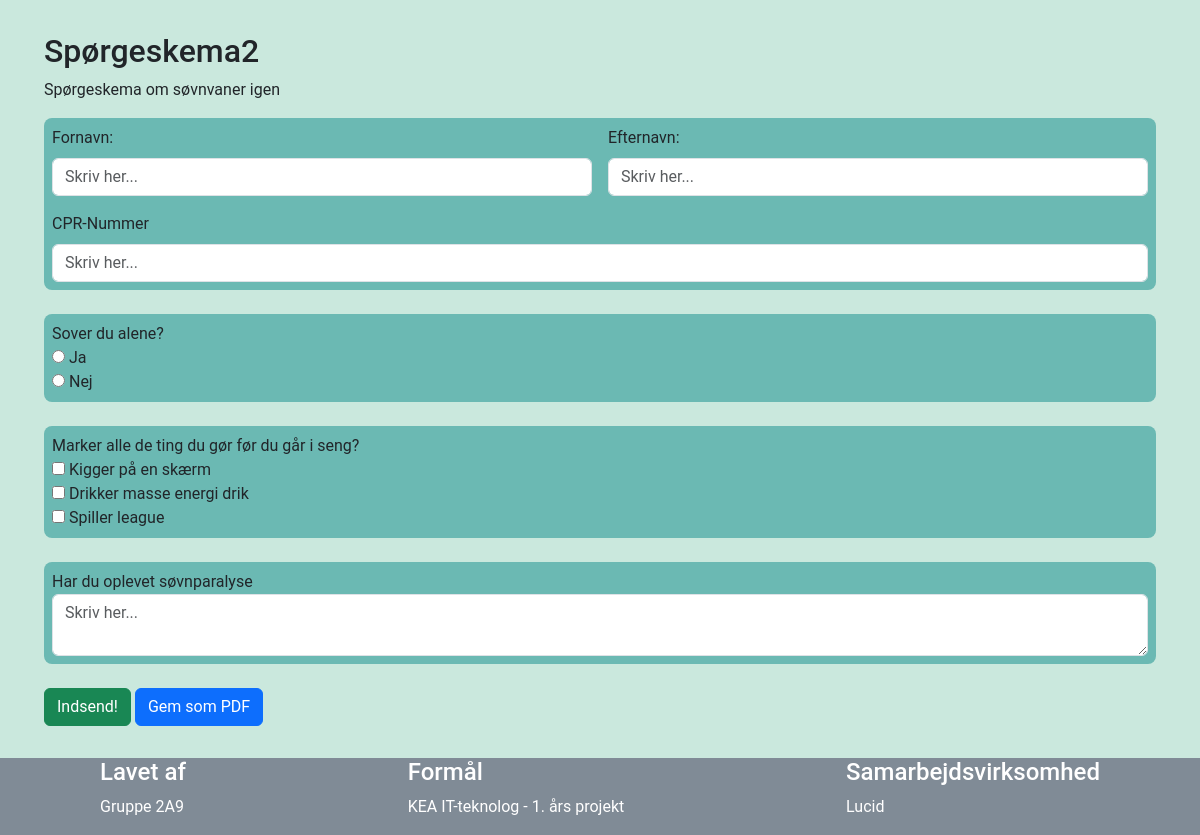
Screenshot of /survey/f2b265f0-7ce1-43f6-88fb-dfe4fab8ce79 (signed in) with the database file from the repository.
### app.py (models this page shows)
class Survey(db.Model):
    id = db.Column(db.Integer, primary_key=True)
    uuid = db.Column(db.String(36), nullable=False)
    title = db.Column(db.String(250), nullable=False)
    desc = db.Column(db.Text)
    questions = db.relationship('Question', backref='survey', cascade="all, delete-orphan")
    responses = db.relationship('Response', backref='survey', cascade="all, delete-orphan")

class Question(db.Model):
    id = db.Column(db.Integer, primary_key=True)
    question_type = db.Column(db.Enum('multiple_choice', 'checkbox', 'text', name='question_type_enum'), nullable=False)
    surveyid = db.Column(db.Integer,db.ForeignKey('survey.id'), nullable=False)
    text = db.Column(db.String(500), nullable=False)
    choices = db.relationship('Choice', backref='question', cascade="all, delete-orphan")

class Choice(db.Model):
    id = db.Column(db.Integer, primary_key=True)
    questionid = db.Column(db.Integer,db.ForeignKey('question.id'), nullable=False)
    text = db.Column(db.String(500), nullable=False)

### app.py (the view, shortened to what this page needs)
@app.route("/survey/<string:param>", methods = ["GET", "POST"])
def survey(param):
    survey = Survey.query.filter_by(uuid=param).first()
    return render_template("survey.html", survey=survey, param=param)

### app.py (called while the page is built)
@login_manager.user_loader
def load_user(user_id):
    return Users.query.get(int(user_id))

### templates/survey.html (shortened to what this page needs)
{% extends "layout.html" %}
{% block content %}
<form action="{{url_for('survey', param=param)}}" method="POST">
<h2>{{ survey.title }}</h2>
<p>{{ survey.desc }}</p>
<div class="survey-item">
  <div class="row g-3">
    <div class="col-md-6">
      <label for="firstname" class="form-label">Fornavn:</label>
      <input type="text" class="form-control" id="firstname" name="firstname" placeholder="Skriv her..." required>
    </div>
    <div class="col-md-6">
      <label for="lastname" class="form-label">Efternavn:</label>
      <input type="text" class="form-control" id="lastname" name="lastname" placeholder="Skriv her..." required>
    </div>
    <div class="col-12">
      <label for="CPR-number" class="form-label">CPR-Nummer</label>
      <input type="text" class="form-control" id="cpr" name="cpr" placeholder="Skriv her..." required>
    </div>
  </div>
</div>
<br>
{% for question in survey.questions %}
    <div class="survey-item question-block" data-question-id="{{question.id}}" data-question-text="{{question.text}}"  data-question-type="{{ question.question_type }}">
        <div class="card-body">
            <label class="question-label">{{question.text}}</label> <br>
            {% if question.question_type == 'text' %}
              <textarea type="text" class="form-control" name="question_{{question.id}}_uddyb" placeholder="Skriv her..."></textarea>
            {% else %}
              {% for choice in question.choices %}
                {% if question.question_type == 'multiple_choice' %}
                  <label>
                      <input type="radio" name="question_{{question.id}}" value="{{choice.id}}" data-text="{{choice.text}}" required>
                      {{choice.text}}
                  </label> <br>
                {% elif question.question_type == 'checkbox' %}
                  <label>
                      <input type="checkbox" name="question_{{question.id}}" value="{{choice.id}}" data-text="{{choice.text}}">
                      {{choice.text}}
                  </label> <br>
                {% endif %}
              {% endfor %}
            {% endif %}
        </div>
    </div>
    <br>
{% endfor %}
<button class="btn btn-success" type="submit">Indsend!</button>
<button type="button" class="btn btn-primary" onclick="saveToPDF()">Gem som PDF</button>
</form>
{% endblock %}

### static/style.css (style rules this page uses)
html, body { background-color: #CAE8DD; font-family: "Roboto", sans-serif; margin: 0; padding: 0; height: 100%; display: flex; flex-direction: column; }
.survey-item { border: #4CA3B6; padding: 0.5rem; border-radius: 8px; background-color: #6BB9B3; transition: background-color 0.3 ease; }

### rows the page displays
Survey: title "Spørgeskema2", desc "Spørgeskema om søvnvaner igen"
Question: text "Sover du alene?"
Choice: text "Ja"
Choice: text "Nej"
Question: text "Marker alle de ting du gør før du går i seng?"
Choice: text "Kigger på en skærm"
Choice: text "Drikker masse energi drik"
Choice: text "Spiller league"
Question: text "Har du oplevet søvnparalyse", id "Skriv her..."
